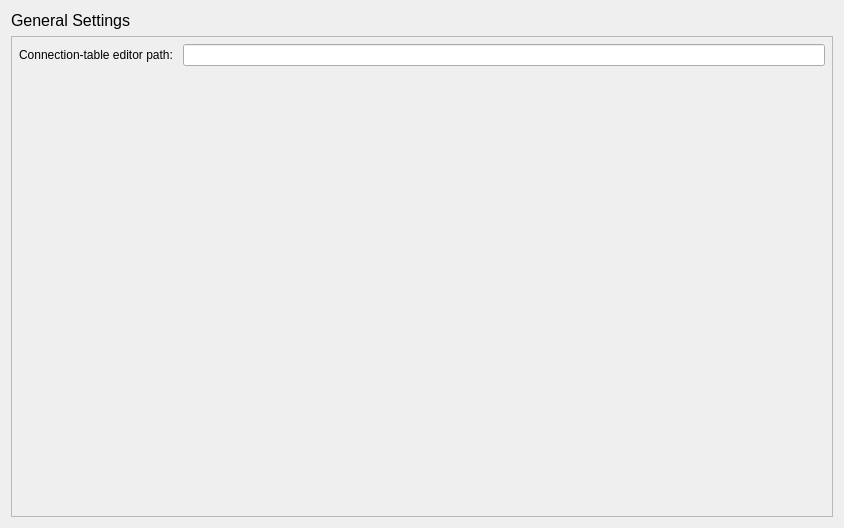
<?xml version="1.0" encoding="UTF-8"?>
<ui version="4.0">
 <class>Form</class>
 <widget class="QWidget" name="Form">
  <property name="geometry">
   <rect>
    <x>0</x>
    <y>0</y>
    <width>844</width>
    <height>528</height>
   </rect>
  </property>
  <property name="windowTitle">
   <string>Form</string>
  </property>
  <layout class="QVBoxLayout" name="verticalLayout">
   <item>
    <widget class="QLabel" name="label_2">
     <property name="font">
      <font>
       <pointsize>12</pointsize>
      </font>
     </property>
     <property name="text">
      <string>General Settings</string>
     </property>
    </widget>
   </item>
   <item>
    <widget class="QScrollArea" name="scrollArea">
     <property name="widgetResizable">
      <bool>true</bool>
     </property>
     <widget class="QWidget" name="scrollAreaWidgetContents">
      <property name="geometry">
       <rect>
        <x>0</x>
        <y>0</y>
        <width>820</width>
        <height>473</height>
       </rect>
      </property>
      <layout class="QVBoxLayout" name="verticalLayout_3">
       <property name="margin">
        <number>0</number>
       </property>
       <item>
        <layout class="QFormLayout" name="formLayout">
         <property name="margin">
          <number>7</number>
         </property>
         <item row="1" column="1">
          <widget class="QLineEdit" name="ct_editor"/>
         </item>
         <item row="1" column="0">
          <widget class="QLabel" name="label">
           <property name="text">
            <string>Connection-table editor path: </string>
           </property>
          </widget>
         </item>
        </layout>
       </item>
      </layout>
     </widget>
    </widget>
   </item>
  </layout>
 </widget>
 <resources/>
 <connections/>
</ui>
